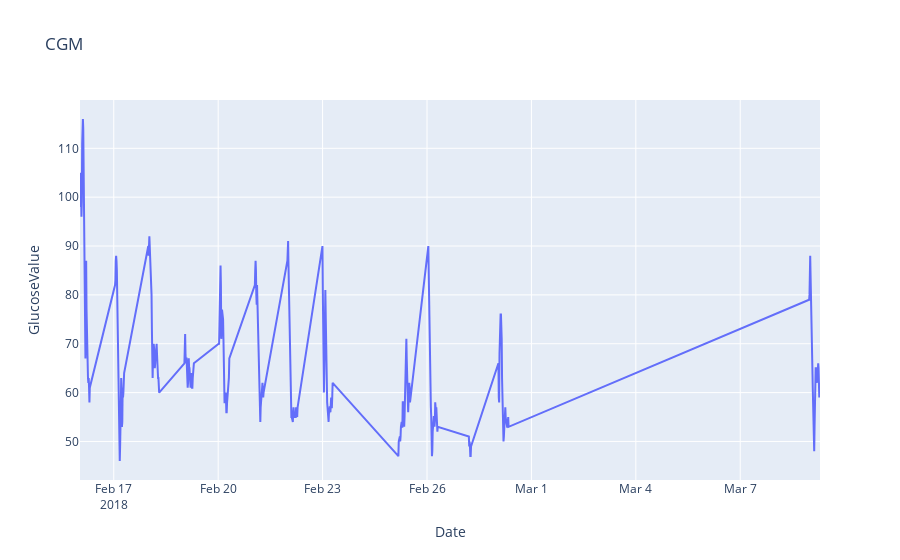

Notebook cell for this chart:
### Code cell
plotly_cgm(cgm_night.query("RegistrationCode == '30398'"))

### Figure 1 — Plotly figure (JSON) as saved in the notebook; plotly's stock layout.template omitted (floating-point values rounded to 4 significant figures; data arrays with more than 128 entries replaced by an {"elided": "..."} marker saying what was removed)
{"data": [{"hoverlabel": {"namelength": 0}, "hovertemplate": "Date=%{x}<br>GlucoseValue=%{y}", "legendgroup": "", "line": {"color": "#636efa", "dash": "solid"}, "mode": "lines", "name": "", "showlegend": false, "type": "scatter", "x": {"elided": "350 str values"}, "xaxis": "x", "y": {"elided": "350 int values"}, "yaxis": "y"}], "layout": {"legend": {"tracegroupgap": 0}, "title": {"text": "CGM"}, "xaxis": {"anchor": "y", "domain": [0, 1], "title": {"text": "Date"}}, "yaxis": {"anchor": "x", "domain": [0, 1], "title": {"text": "GlucoseValue"}}}}
